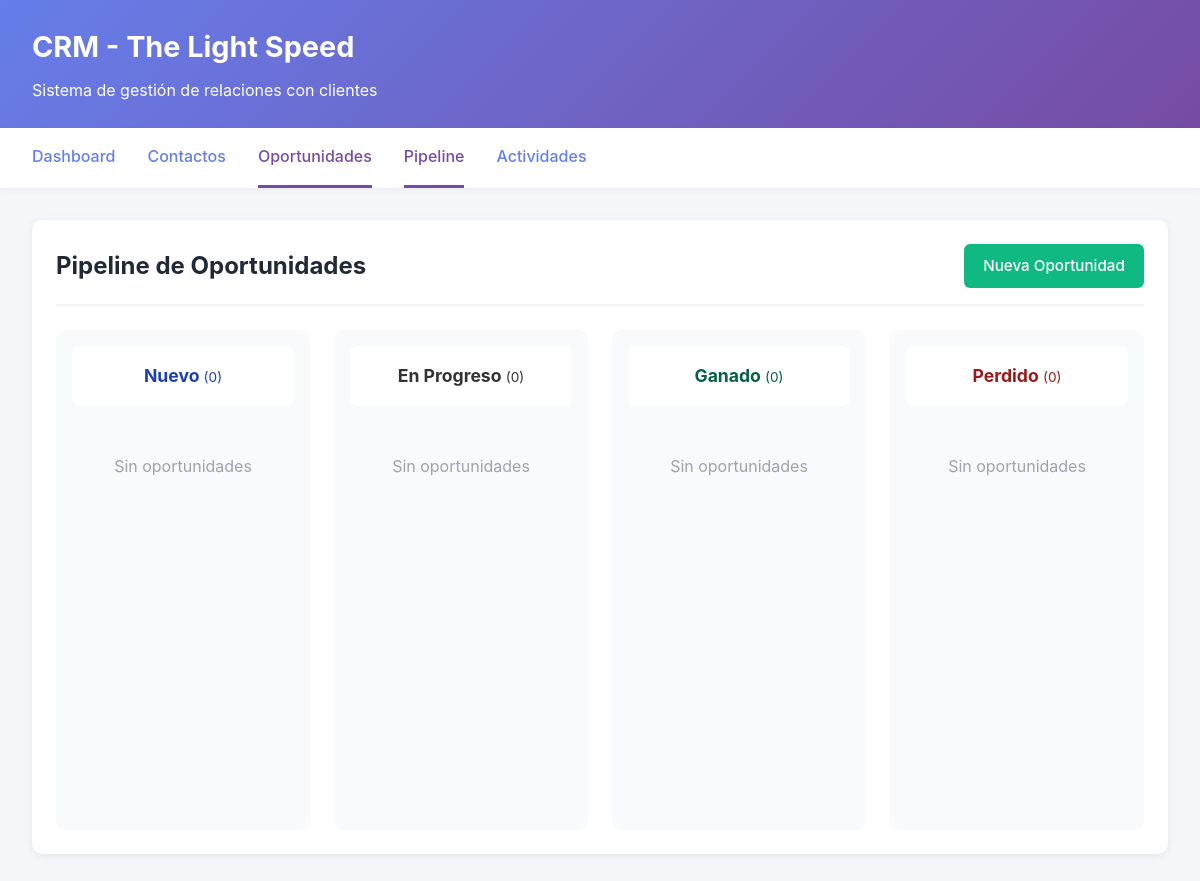
Before: /home/crm/oportunidades/pipeline/ with the older database file.
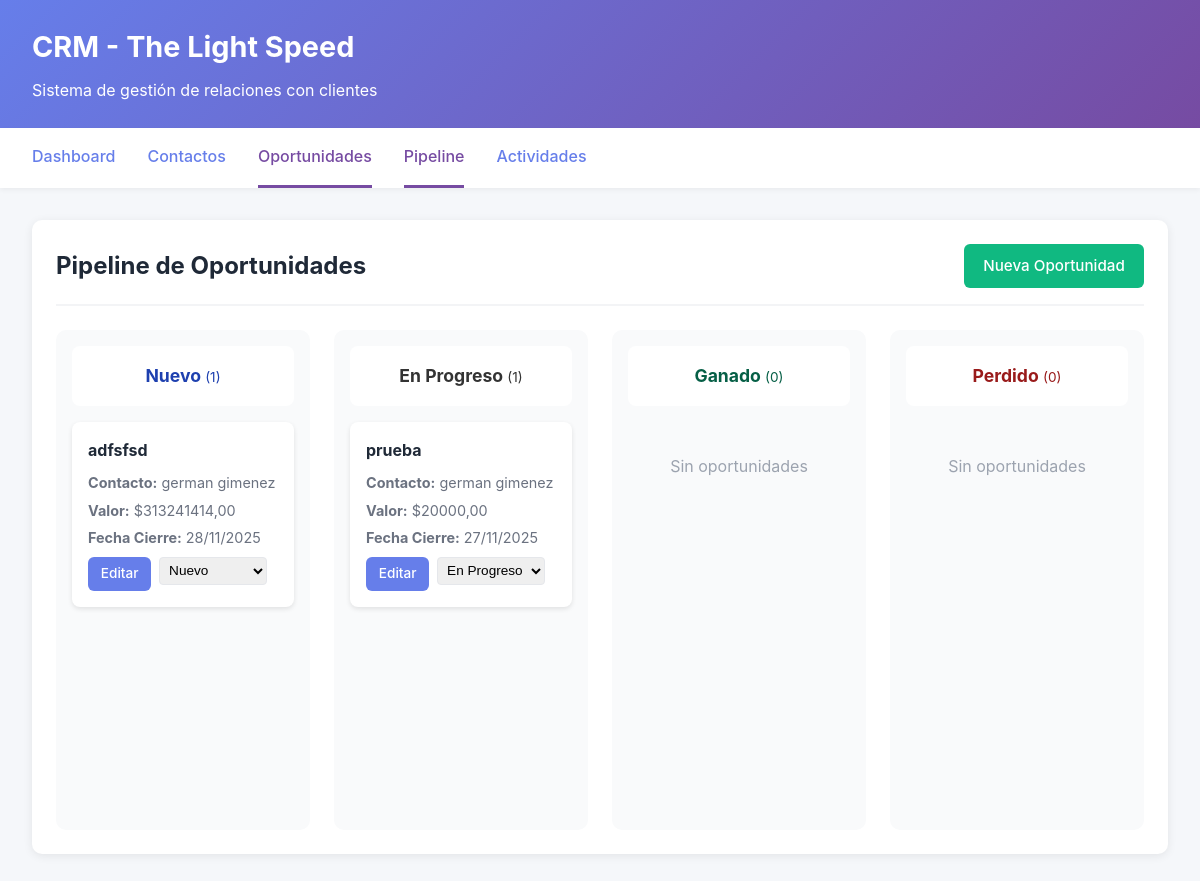
After: the same page with the newer database file.
### home/models.py (models this page shows, shortened)
class Oportunidad(models.Model):
    ESTADO_CHOICES = [
        ('nuevo', 'Nuevo'),
        ('en_progreso', 'En Progreso'),
        ('ganado', 'Ganado'),
        ('perdido', 'Perdido'),
    ]
    titulo = models.CharField(max_length=200)
    valor = models.DecimalField(max_digits=12, decimal_places=2)
    estado = models.CharField(max_length=20, choices=ESTADO_CHOICES, default='nuevo')
    fecha_estimada_cierre = models.DateField()
    contacto = models.ForeignKey(Contacto, on_delete=models.CASCADE, related_name='oportunidades')
    notas = models.TextField(blank=True, null=True)
    fecha_creacion = models.DateTimeField(auto_now_add=True)
    fecha_actualizacion = models.DateTimeField(auto_now=True)
    class Meta:
        ordering = ['-fecha_creacion']
        verbose_name_plural = 'Oportunidades'

class Contacto(models.Model):
    nombre = models.CharField(max_length=200)
    correo = models.EmailField(validators=[EmailValidator()])
    telefono = models.CharField(max_length=20, blank=True, null=True)
    empresa = models.ForeignKey(Empresa, on_delete=models.SET_NULL, null=True, blank=True, related_name='contactos')
    notas = models.TextField(blank=True, null=True)
    etiquetas = models.ManyToManyField(Etiqueta, blank=True, related_name='contactos')
    fecha_creacion = models.DateTimeField(auto_now_add=True)
    fecha_actualizacion = models.DateTimeField(auto_now=True)
    class Meta:
        ordering = ['nombre']

### home/views.py (the view)
# urls.py: path('crm/oportunidades/pipeline/', views.oportunidades_pipeline, name='oportunidades_pipeline'),
def oportunidades_pipeline(request):
    estados = ['nuevo', 'en_progreso', 'ganado', 'perdido']
    pipeline = {}
    for estado in estados:
        pipeline[estado] = Oportunidad.objects.filter(estado=estado).order_by('-fecha_creacion')
    context = {
        'pipeline': pipeline,
        'estados': Oportunidad.ESTADO_CHOICES,
    }
    return render(request, 'home/crm/oportunidades_pipeline.html', context)

### home/templates/home/crm/oportunidades_pipeline.html (shortened to what this page needs)
{% extends 'home/crm/base.html' %}
{% block content %}
<div class="card">
    <div class="card-header">
        <h2>Pipeline de Oportunidades</h2>
        <a href="{% url 'oportunidad_create' %}" class="btn btn-success">Nueva Oportunidad</a>
    </div>
    <div class="pipeline">
        {% for estado_code, estado_name in estados %}
            <div class="pipeline-column">
                <div class="pipeline-column-header badge-{{ estado_code }}">
                    {{ estado_name }}
                    {% for key, value in pipeline.items %}
                        {% if key == estado_code %}
                            <span style="font-size: 0.85rem; font-weight: normal;">({{ value|length }})</span>
                        {% endif %}
                    {% endfor %}
                </div>
                {% for key, oportunidades_list in pipeline.items %}
                    {% if key == estado_code %}
                        {% for oportunidad in oportunidades_list %}
                    <div class="pipeline-card">
                        <h4>{{ oportunidad.titulo }}</h4>
                        <p><strong>Contacto:</strong> {{ oportunidad.contacto.nombre }}</p>
                        <p><strong>Valor:</strong> ${{ oportunidad.valor|floatformat:2 }}</p>
                        <p><strong>Fecha Cierre:</strong> {{ oportunidad.fecha_estimada_cierre|date:"d/m/Y" }}</p>
                        <div class="actions">
                            <a href="{% url 'oportunidad_edit' oportunidad.pk %}" class="btn btn-sm">Editar</a>
                            <form method="post" action="{% url 'oportunidad_update_estado' oportunidad.pk %}" style="display: inline;">
                                <select name="estado" onchange="this.form.submit()" style="padding: 0.3rem; border-radius: 4px; border: 1px solid #e5e7eb; font-size: 0.85rem;">
                                    {% for code, name in estados %}
                                        <option value="{{ code }}" {% if oportunidad.estado == code %}selected{% endif %}>{{ name }}</option>
                                    {% endfor %}
                                </select>
                            </form>
                        </div>
                    </div>
                        {% empty %}
                            <p style="text-align: center; color: #9ca3af; padding: 2rem;">Sin oportunidades</p>
                        {% endfor %}
                    {% endif %}
                {% endfor %}
            </div>
        {% endfor %}
    </div>
</div>
{% load static %}
{% endblock %}

Changed rows visible on the page:
added Oportunidad: titulo "adfsfsd", contacto.nombre "german gimenez", valor "313241414,00", fecha_estimada_cierre "28/11/2025", estado "Nuevo"
added Oportunidad: titulo "prueba", contacto.nombre "german gimenez", valor "20000,00", fecha_estimada_cierre "27/11/2025", estado "En Progreso"
Other visible differences:
list line gone: "( 0 ) Sin oportunidades"
new list line: "( 1 )"
